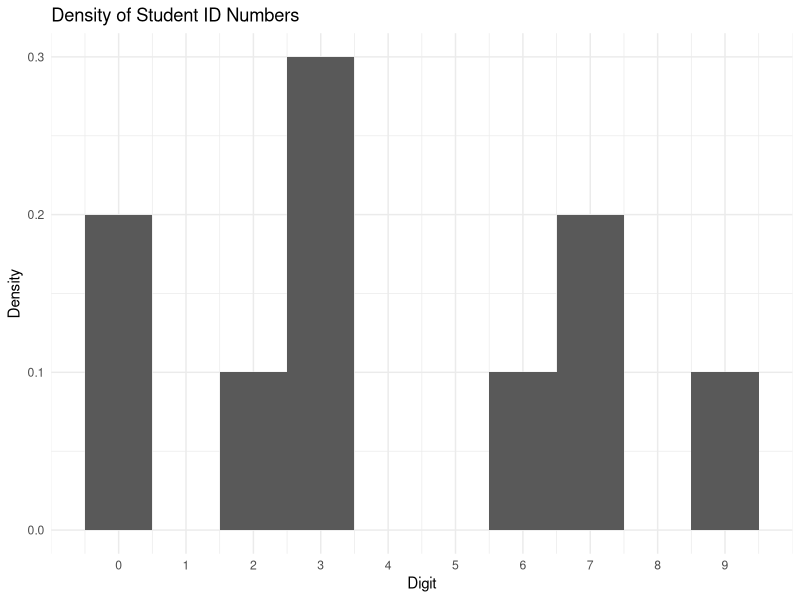
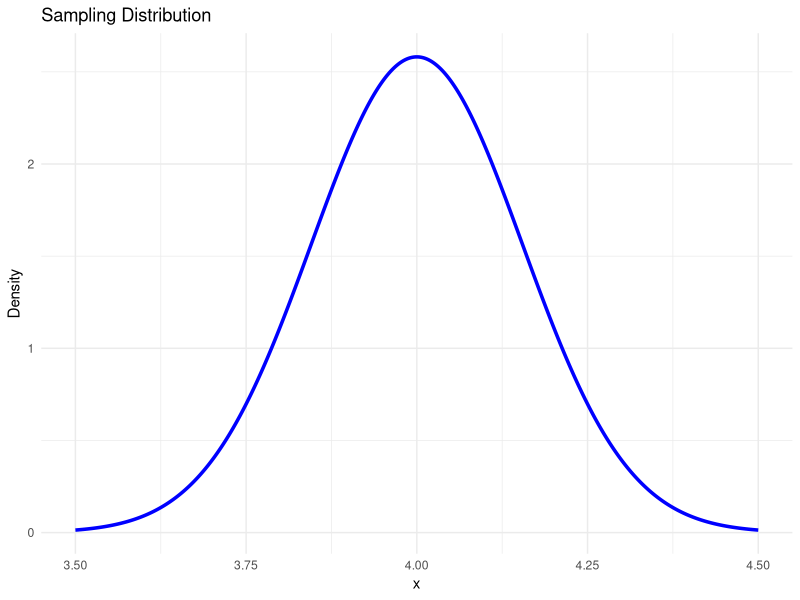
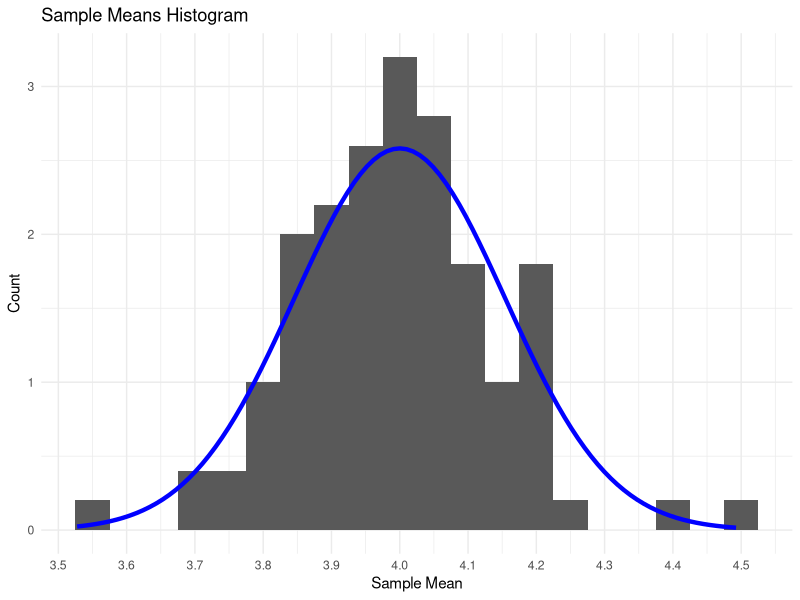
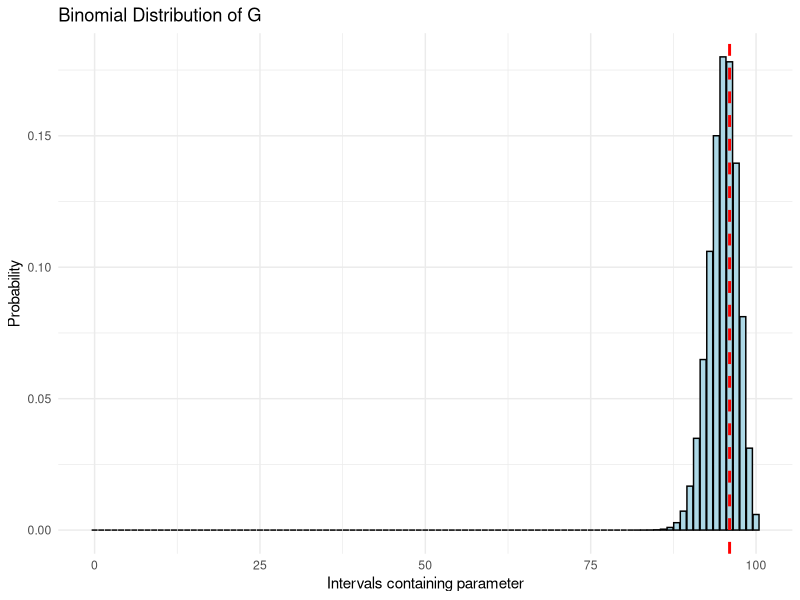

The R script that drew these images, in order:
## ---- chunk 1
knitr::opts_chunk$set(echo = TRUE)
library(ggplot2)
## ---- chunk 2
digits = c(3,0,3,6,3,7,9,0,7,2)
SID <- data.frame(digits)

ggplot(SID, aes(x=digits)) +
  geom_histogram(aes(y=after_stat(density)), binwidth = 1) +
  labs(title="Density of Student ID Numbers", x="Digit", y="Density") +
  scale_x_continuous(breaks=seq(min(digits), max(digits), by=1)) + 
  theme_minimal()

#Find mean
mean <- mean(digits)
mean
#Find standard deviation
sd <- sd(digits)
sd
## ---- chunk 3
sample <- sample(digits, 400, replace=TRUE)
sample

sampleMean <- mean(sample)
sampleMean

standardError <- sd/sqrt(400)
standardError
## ---- chunk 4
x_vals <- seq(3.5, 4.5, by=0.001)
df <- data.frame(x=x_vals, y=dnorm(x_vals, mean=mean, sd=standardError))

ggplot(df, aes(x=x, y=y)) +
  geom_line(color="blue", linewidth=1.2) +
  labs(title="Sampling Distribution", x="x", y="Density") +
  theme_minimal()
## ---- chunk 5
find_avg <- function(){
  resample <- sample(digits, size = 400, replace = T)
  xbar <- mean(resample)
  xbar
}

sampleMeanVec <- replicate(100, find_avg())
sampleMeanVec

sampleMeanDf <- data.frame(sampleMeanVec)

ggplot(sampleMeanDf, aes(x=sampleMeanVec)) +
  geom_histogram(aes(y=after_stat(density)), binwidth = .05) +
  labs(title="Sample Means Histogram", x="Sample Mean", y="Count") +
  scale_x_continuous(breaks=seq(3.5, 4.5, by=.1)) + 
  stat_function(fun = dnorm, args = list(mean = mean, sd =standardError), color = "blue", linewidth = 1.5) +
  theme_minimal()
## ---- chunk 6
CIs <- data.frame(lower = c(), upper = c())

find_CI <- function(mean, width){
  z <- qnorm(1-((100-width)/200))
  
  lower <- mean - (z*standardError)
  upper <- mean + (z*standardError)
  
  return(list(lower = lower, upper = upper))
}

for (i in sampleMeanVec){
  CIs <- rbind(CIs, find_CI(i,95))
}

CIs
## ---- chunk 7
count <- 0  #this will be the number of intervals containing the actual population mean 

for (i in 1:nrow(CIs)){
  lower <- CIs[i,1]
  upper <- CIs[i,2]
  if((mean > lower) && (mean < upper)){
    count <- count + 1
  }
}
count
## ---- chunk 8
df <- data.frame(x = 0:100, probabilities = dbinom(0:100, size = 100, prob = 0.95))

ggplot(df, aes(x = x, y = probabilities)) +
  geom_col(fill = "lightblue", color = "black") + 
  geom_vline(aes(xintercept = count), color = "red", linetype = "dashed", size = 1) +
  labs(title = "Binomial Distribution of G", x = "Intervals containing parameter", y = "Probability") +
  theme_minimal()
